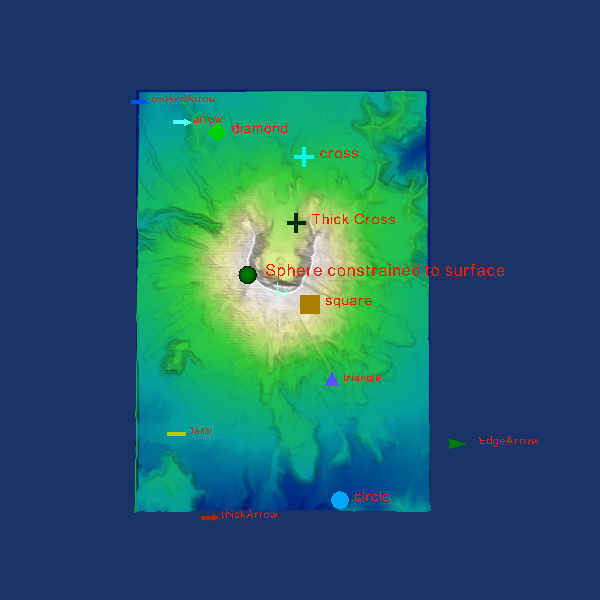

This figure's Python source:
#!/usr/bin/env python
# Demonstrate various polygonal handle representations on a terrain surface.

import os

import vtkmodules.vtkInteractionStyle  # noqa: F401
import vtkmodules.vtkRenderingFreeType  # noqa: F401
import vtkmodules.vtkRenderingOpenGL2  # noqa: F401

from vtkmodules.vtkCommonCore import vtkLookupTable
from vtkmodules.vtkFiltersCore import vtkPolyDataNormals, vtkTriangleFilter
from vtkmodules.vtkFiltersGeneral import vtkWarpScalar
from vtkmodules.vtkFiltersGeometry import vtkImageDataGeometryFilter
from vtkmodules.vtkFiltersSources import vtkGlyphSource2D, vtkSphereSource
from vtkmodules.vtkImagingCore import vtkImageResample
from vtkmodules.vtkInteractionWidgets import (
    vtkHandleWidget,
    vtkOrientedPolygonalHandleRepresentation3D,
    vtkPointHandleRepresentation3D,
    vtkPolygonalHandleRepresentation3D,
    vtkPolygonalSurfacePointPlacer,
)
from vtkmodules.vtkIOImage import vtkDEMReader
from vtkmodules.vtkRenderingCore import (
    vtkActor,
    vtkPolyDataMapper,
    vtkRenderWindow,
    vtkRenderWindowInteractor,
    vtkRenderer,
)

# Source
data_dir = os.environ.get("VPE_DATA_DIR", os.path.dirname(os.path.abspath(__file__)))

dem_reader = vtkDEMReader()
dem_reader.SetFileName(os.path.join(data_dir, "SainteHelens.dem"))
dem_reader.Update()

# Filters
resample = vtkImageResample()
resample.SetInputConnection(dem_reader.GetOutputPort())
resample.SetDimensionality(2)
resample.SetAxisMagnificationFactor(0, 1)
resample.SetAxisMagnificationFactor(1, 1)

surface = vtkImageDataGeometryFilter()
surface.SetInputConnection(resample.GetOutputPort())

triangle_filter = vtkTriangleFilter()
triangle_filter.SetInputConnection(surface.GetOutputPort())
triangle_filter.Update()

warp = vtkWarpScalar()
warp.SetInputConnection(triangle_filter.GetOutputPort())
warp.SetScaleFactor(1)
warp.UseNormalOn()
warp.SetNormal(0, 0, 1)
warp.Update()

lo = dem_reader.GetOutput().GetScalarRange()[0]
hi = dem_reader.GetOutput().GetScalarRange()[1]

lookup_table = vtkLookupTable()
lookup_table.SetHueRange(0.6, 0)
lookup_table.SetSaturationRange(1.0, 0)
lookup_table.SetValueRange(0.5, 1.0)

poly_normals = vtkPolyDataNormals()
poly_normals.SetInputConnection(warp.GetOutputPort())
poly_normals.SetFeatureAngle(60)
poly_normals.SplittingOff()
poly_normals.ComputeCellNormalsOn()
poly_normals.Update()

normals_output = poly_normals.GetOutput()

# Mapper + Actor
dem_mapper = vtkPolyDataMapper()
dem_mapper.SetInputConnection(poly_normals.GetOutputPort())
dem_mapper.SetScalarRange(lo, hi)
dem_mapper.SetLookupTable(lookup_table)

dem_actor = vtkActor()
dem_actor.SetMapper(dem_mapper)

# Renderer
renderer = vtkRenderer()
renderer.AddActor(dem_actor)
renderer.SetBackground(0.1, 0.2, 0.4)

# Render window
render_window = vtkRenderWindow()
render_window.AddRenderer(renderer)
render_window.SetWindowName("polygonal handle representations")
render_window.SetMultiSamples(0)
render_window.SetSize(600, 600)

# Interactor
interactor = vtkRenderWindowInteractor()
interactor.SetRenderWindow(render_window)

# Widget 1: Vertex glyph (shape=1, color=(1/3, 2/3, 1))
vertex_glyph = vtkGlyphSource2D()
vertex_glyph.SetGlyphType(1)
vertex_glyph.SetScale(600)
vertex_glyph.Update()

vertex_rep = vtkOrientedPolygonalHandleRepresentation3D()
vertex_rep.SetHandle(vertex_glyph.GetOutput())
vertex_rep.SetWorldPosition((561909, 5.11921e+06, 4381.48))
vertex_rep.GetProperty().SetColor(1.0 / 3.0, 2.0 / 3.0, 1.0)
vertex_rep.GetProperty().SetLineWidth(1.0)
vertex_rep.GetSelectedProperty().SetColor(1.0, 0.0, 0.0)
vertex_rep.SetLabelVisibility(1)
vertex_rep.SetLabelText("Vertex")

vertex_widget = vtkHandleWidget()
vertex_widget.SetInteractor(interactor)
vertex_widget.SetRepresentation(vertex_rep)
vertex_widget.EnabledOn()

# Widget 2: Dash glyph (shape=2, color=(2/3, 5/6, 0))
dash_glyph = vtkGlyphSource2D()
dash_glyph.SetGlyphType(2)
dash_glyph.SetScale(600)
dash_glyph.Update()

dash_rep = vtkOrientedPolygonalHandleRepresentation3D()
dash_rep.SetHandle(dash_glyph.GetOutput())
dash_rep.SetWorldPosition((559400, 5.11064e+06, 2323.25))
dash_rep.GetProperty().SetColor(2.0 / 3.0, 5.0 / 6.0, 0.0)
dash_rep.GetProperty().SetLineWidth(1.0)
dash_rep.GetSelectedProperty().SetColor(1.0, 0.0, 0.0)
dash_rep.SetLabelVisibility(1)
dash_rep.SetLabelText("Dash")

dash_widget = vtkHandleWidget()
dash_widget.SetInteractor(interactor)
dash_widget.SetRepresentation(dash_rep)
dash_widget.EnabledOn()

# Widget 3: Cross glyph (shape=3, color=(0, 1, 1))
cross_glyph = vtkGlyphSource2D()
cross_glyph.SetGlyphType(3)
cross_glyph.SetScale(600)
cross_glyph.Update()

cross_rep = vtkOrientedPolygonalHandleRepresentation3D()
cross_rep.SetHandle(cross_glyph.GetOutput())
cross_rep.SetWorldPosition((563531, 5.11924e+06, 5202.51))
cross_rep.GetProperty().SetColor(0.0, 1.0, 1.0)
cross_rep.GetProperty().SetLineWidth(1.0)
cross_rep.GetSelectedProperty().SetColor(1.0, 0.0, 0.0)
cross_rep.SetLabelVisibility(1)
cross_rep.SetLabelText("cross")

cross_widget = vtkHandleWidget()
cross_widget.SetInteractor(interactor)
cross_widget.SetRepresentation(cross_rep)
cross_widget.EnabledOn()

# Widget 4: Thick cross glyph (shape=4, color=(0, 1/6, 0))
thick_cross_glyph = vtkGlyphSource2D()
thick_cross_glyph.SetGlyphType(4)
thick_cross_glyph.SetScale(600)
thick_cross_glyph.Update()

thick_cross_rep = vtkOrientedPolygonalHandleRepresentation3D()
thick_cross_rep.SetHandle(thick_cross_glyph.GetOutput())
thick_cross_rep.SetWorldPosition((563300, 5.11729e+06, 4865.47))
thick_cross_rep.GetProperty().SetColor(0.0, 1.0 / 6.0, 0.0)
thick_cross_rep.GetProperty().SetLineWidth(1.0)
thick_cross_rep.GetSelectedProperty().SetColor(1.0, 0.0, 0.0)
thick_cross_rep.SetLabelVisibility(1)
thick_cross_rep.SetLabelText("Thick Cross")

thick_cross_widget = vtkHandleWidget()
thick_cross_widget.SetInteractor(interactor)
thick_cross_widget.SetRepresentation(thick_cross_rep)
thick_cross_widget.EnabledOn()

# Widget 5: Triangle glyph (shape=5, color=(1/3, 1/3, 1))
triangle_glyph = vtkGlyphSource2D()
triangle_glyph.SetGlyphType(5)
triangle_glyph.SetScale(600)
triangle_glyph.Update()

triangle_rep = vtkOrientedPolygonalHandleRepresentation3D()
triangle_rep.SetHandle(triangle_glyph.GetOutput())
triangle_rep.SetWorldPosition((564392, 5.11248e+06, 3936.91))
triangle_rep.GetProperty().SetColor(1.0 / 3.0, 1.0 / 3.0, 1.0)
triangle_rep.GetProperty().SetLineWidth(1.0)
triangle_rep.GetSelectedProperty().SetColor(1.0, 0.0, 0.0)
triangle_rep.SetLabelVisibility(1)
triangle_rep.SetLabelText("triangle")

triangle_widget = vtkHandleWidget()
triangle_widget.SetInteractor(interactor)
triangle_widget.SetRepresentation(triangle_rep)
triangle_widget.EnabledOn()

# Widget 6: Square glyph (shape=6, color=(2/3, 1/2, 0))
square_glyph = vtkGlyphSource2D()
square_glyph.SetGlyphType(6)
square_glyph.SetScale(600)
square_glyph.Update()

square_rep = vtkOrientedPolygonalHandleRepresentation3D()
square_rep.SetHandle(square_glyph.GetOutput())
square_rep.SetWorldPosition((563715, 5.11484e+06, 4345.68))
square_rep.GetProperty().SetColor(2.0 / 3.0, 1.0 / 2.0, 0.0)
square_rep.GetProperty().SetLineWidth(1.0)
square_rep.GetSelectedProperty().SetColor(1.0, 0.0, 0.0)
square_rep.SetLabelVisibility(1)
square_rep.SetLabelText("square")

square_widget = vtkHandleWidget()
square_widget.SetInteractor(interactor)
square_widget.SetRepresentation(square_rep)
square_widget.EnabledOn()

# Widget 7: Circle glyph (shape=7, color=(0, 2/3, 1))
circle_glyph = vtkGlyphSource2D()
circle_glyph.SetGlyphType(7)
circle_glyph.SetScale(600)
circle_glyph.Update()

circle_rep = vtkOrientedPolygonalHandleRepresentation3D()
circle_rep.SetHandle(circle_glyph.GetOutput())
circle_rep.SetWorldPosition((564705, 5.10849e+06, 2335.16))
circle_rep.GetProperty().SetColor(0.0, 2.0 / 3.0, 1.0)
circle_rep.GetProperty().SetLineWidth(1.0)
circle_rep.GetSelectedProperty().SetColor(1.0, 0.0, 0.0)
circle_rep.SetLabelVisibility(1)
circle_rep.SetLabelText("circle")

circle_widget = vtkHandleWidget()
circle_widget.SetInteractor(interactor)
circle_widget.SetRepresentation(circle_rep)
circle_widget.EnabledOn()

# Widget 8: Diamond glyph (shape=8, color=(0, 5/6, 0))
diamond_glyph = vtkGlyphSource2D()
diamond_glyph.SetGlyphType(8)
diamond_glyph.SetScale(600)
diamond_glyph.Update()

diamond_rep = vtkOrientedPolygonalHandleRepresentation3D()
diamond_rep.SetHandle(diamond_glyph.GetOutput())
diamond_rep.SetWorldPosition((560823, 5.1202e+06, 3783.94))
diamond_rep.GetProperty().SetColor(0.0, 5.0 / 6.0, 0.0)
diamond_rep.GetProperty().SetLineWidth(1.0)
diamond_rep.GetSelectedProperty().SetColor(1.0, 0.0, 0.0)
diamond_rep.SetLabelVisibility(1)
diamond_rep.SetLabelText("diamond")

diamond_widget = vtkHandleWidget()
diamond_widget.SetInteractor(interactor)
diamond_widget.SetRepresentation(diamond_rep)
diamond_widget.EnabledOn()

# Widget 9: Arrow glyph (shape=9, color=(1/3, 1, 1))
arrow_glyph = vtkGlyphSource2D()
arrow_glyph.SetGlyphType(9)
arrow_glyph.SetScale(600)
arrow_glyph.Update()

arrow_rep = vtkOrientedPolygonalHandleRepresentation3D()
arrow_rep.SetHandle(arrow_glyph.GetOutput())
arrow_rep.SetWorldPosition((559637, 5.12068e+06, 2718.66))
arrow_rep.GetProperty().SetColor(1.0 / 3.0, 1.0, 1.0)
arrow_rep.GetProperty().SetLineWidth(1.0)
arrow_rep.GetSelectedProperty().SetColor(1.0, 0.0, 0.0)
arrow_rep.SetLabelVisibility(1)
arrow_rep.SetLabelText("arrow")

arrow_widget = vtkHandleWidget()
arrow_widget.SetInteractor(interactor)
arrow_widget.SetRepresentation(arrow_rep)
arrow_widget.EnabledOn()

# Widget 10: Thick arrow glyph (shape=10, color=(2/3, 1/6, 0))
thick_arrow_glyph = vtkGlyphSource2D()
thick_arrow_glyph.SetGlyphType(10)
thick_arrow_glyph.SetScale(600)
thick_arrow_glyph.Update()

thick_arrow_rep = vtkOrientedPolygonalHandleRepresentation3D()
thick_arrow_rep.SetHandle(thick_arrow_glyph.GetOutput())
thick_arrow_rep.SetWorldPosition((560597, 5.10817e+06, 3582.44))
thick_arrow_rep.GetProperty().SetColor(2.0 / 3.0, 1.0 / 6.0, 0.0)
thick_arrow_rep.GetProperty().SetLineWidth(1.0)
thick_arrow_rep.GetSelectedProperty().SetColor(1.0, 0.0, 0.0)
thick_arrow_rep.SetLabelVisibility(1)
thick_arrow_rep.SetLabelText("thickArrow")

thick_arrow_widget = vtkHandleWidget()
thick_arrow_widget.SetInteractor(interactor)
thick_arrow_widget.SetRepresentation(thick_arrow_rep)
thick_arrow_widget.EnabledOn()

# Widget 11: Hooked arrow glyph (shape=11, color=(0, 1/3, 1))
hooked_arrow_glyph = vtkGlyphSource2D()
hooked_arrow_glyph.SetGlyphType(11)
hooked_arrow_glyph.SetScale(600)
hooked_arrow_glyph.Update()

hooked_arrow_rep = vtkOrientedPolygonalHandleRepresentation3D()
hooked_arrow_rep.SetHandle(hooked_arrow_glyph.GetOutput())
hooked_arrow_rep.SetWorldPosition((558266, 5.12137e+06, 2559.14))
hooked_arrow_rep.GetProperty().SetColor(0.0, 1.0 / 3.0, 1.0)
hooked_arrow_rep.GetProperty().SetLineWidth(1.0)
hooked_arrow_rep.GetSelectedProperty().SetColor(1.0, 0.0, 0.0)
hooked_arrow_rep.SetLabelVisibility(1)
hooked_arrow_rep.SetLabelText("hookedArrow")

hooked_arrow_widget = vtkHandleWidget()
hooked_arrow_widget.SetInteractor(interactor)
hooked_arrow_widget.SetRepresentation(hooked_arrow_rep)
hooked_arrow_widget.EnabledOn()

# Widget 12: Edge arrow glyph (shape=12, color=(0, 1/2, 0))
edge_arrow_glyph = vtkGlyphSource2D()
edge_arrow_glyph.SetGlyphType(12)
edge_arrow_glyph.SetScale(600)
edge_arrow_glyph.Update()

edge_arrow_rep = vtkOrientedPolygonalHandleRepresentation3D()
edge_arrow_rep.SetHandle(edge_arrow_glyph.GetOutput())
edge_arrow_rep.SetWorldPosition((568869, 5.11028e+06, 2026.57))
edge_arrow_rep.GetProperty().SetColor(0.0, 1.0 / 2.0, 0.0)
edge_arrow_rep.GetProperty().SetLineWidth(1.0)
edge_arrow_rep.GetSelectedProperty().SetColor(1.0, 0.0, 0.0)
edge_arrow_rep.SetLabelVisibility(1)
edge_arrow_rep.SetLabelText("EdgeArrow")

edge_arrow_widget = vtkHandleWidget()
edge_arrow_widget.SetInteractor(interactor)
edge_arrow_widget.SetRepresentation(edge_arrow_rep)
edge_arrow_widget.EnabledOn()

# Widget 13: Sphere constrained to surface (shape=12, color=(0, 1/2, 0))
constrained_sphere = vtkSphereSource()
constrained_sphere.SetThetaResolution(10)
constrained_sphere.SetPhiResolution(10)
constrained_sphere.SetRadius(300.0)
constrained_sphere.Update()

constrained_rep = vtkPolygonalHandleRepresentation3D()
constrained_rep.SetHandle(constrained_sphere.GetOutput())
constrained_rep.SetWorldPosition((561753, 5.11577e+06, 3183))

constrained_placer = vtkPolygonalSurfacePointPlacer()
constrained_placer.AddProp(dem_actor)
constrained_placer.GetPolys().AddItem(normals_output)
constrained_placer.SetDistanceOffset(100.0)
constrained_rep.SetPointPlacer(constrained_placer)

constrained_rep.GetProperty().SetColor(0.0, 1.0 / 2.0, 0.0)
constrained_rep.GetProperty().SetLineWidth(1.0)
constrained_rep.GetSelectedProperty().SetColor(1.0, 0.0, 0.0)
constrained_rep.SetLabelVisibility(1)
constrained_rep.SetLabelText("Sphere constrained to surface")

constrained_widget = vtkHandleWidget()
constrained_widget.SetInteractor(interactor)
constrained_widget.SetRepresentation(constrained_rep)
constrained_widget.EnableAxisConstraintOff()
constrained_widget.EnabledOn()

# Widget 14: Crosshair point handle (shape=13, color=(1/3, 2/3, 1))
crosshair_rep = vtkPointHandleRepresentation3D()
crosshair_rep.SetWorldPosition((562692, 5.11521e+06, 3355.65))
crosshair_rep.GetProperty().SetColor(1.0 / 3.0, 2.0 / 3.0, 1.0)
crosshair_rep.GetProperty().SetLineWidth(1.0)
crosshair_rep.GetSelectedProperty().SetColor(1.0, 0.0, 0.0)

crosshair_widget = vtkHandleWidget()
crosshair_widget.SetInteractor(interactor)
crosshair_widget.SetRepresentation(crosshair_rep)
crosshair_widget.EnabledOn()

# Scene
renderer.ResetCamera()
renderer.ResetCameraClippingRange()

interactor.Initialize()
interactor.Start()
